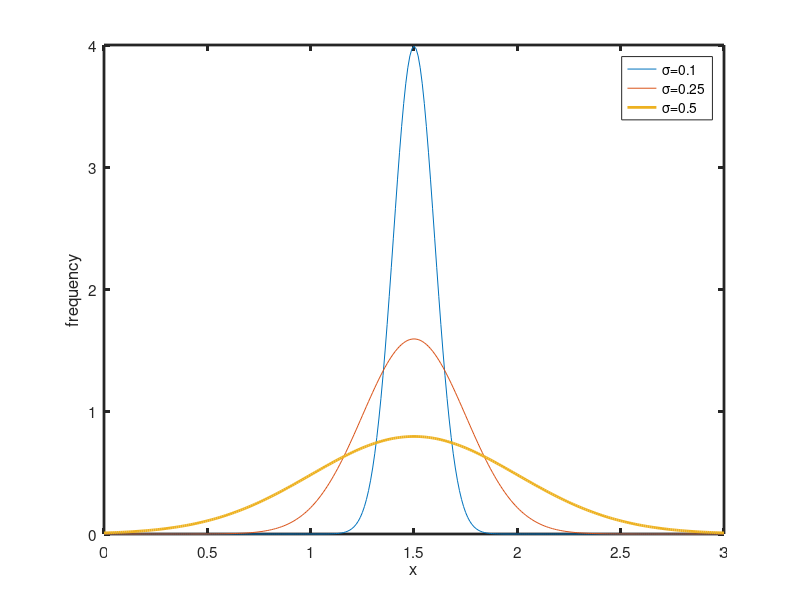

Write the MATLAB code that produced this figure.
% excercise #1 Lecture #1 CH480/680

figure(1); clf

%let's write a function to return  𝑓(𝑥)  for a given  𝑥 ,  𝜇  and  𝜎 
%then let's write a script to determine and plot distributions with mean 1.5 
% and  𝜎  0.1, 0.25 and 0.5 on the same graph
%finally, let's add an integration step to the script to show the area is always one

% define the normal function

f = @(x,mu,sigma) (1/(sigma*sqrt(2*pi)))*exp((-1/2)*((x-mu)./sigma).^2);

%define row vector of x values and mu and sigma

x=0:0.01:3; mu=1.5; sigma1=0.1; sigma2=0.25; sigma3=0.5;

% call the function, make sure variables are in the right order

y1=f(x,mu,sigma1); y2=f(x,mu,sigma2); y3=f(x,mu,sigma3);

% plot the 3 lines

plot(x,y1,x,y2,x,y3,'linewidth',2)
set(gca,'linewidth',2,'fontsize',11)
xlabel('x'); ylabel('frequency')
legend('\sigma=0.1', '\sigma=0.25','\sigma=0.5','location','northeast')

area1=trapz(x,y1)
area2=trapz(x,y2)
area3=trapz(x,y3) % didn't go far enough on the x-axis range.  but ok.
